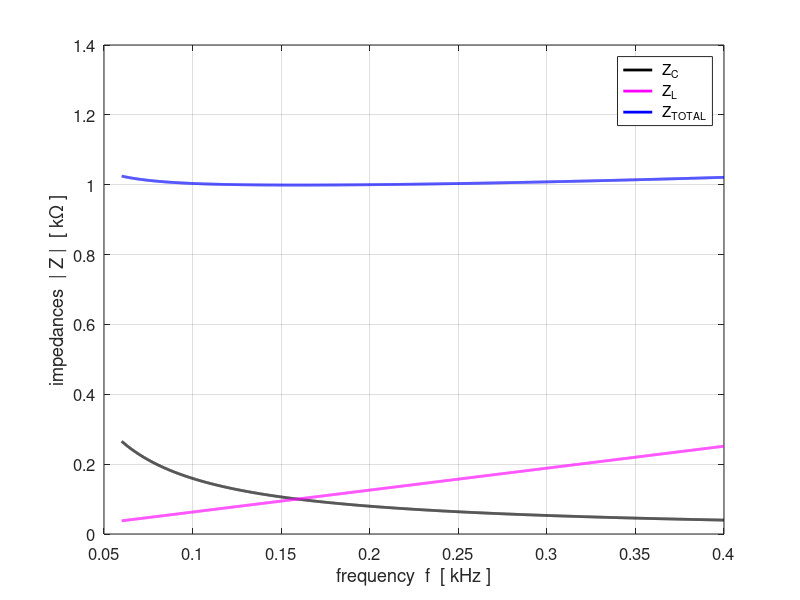

This chart was generated by the following MATLAB code: (Note: this script raises an error after producing the figure.)
% CRLCs1.m

% Modelling a resonance circuit
% RLC series resoance circuit

% Ian Cooper
% School of Physics, University of Sydney
% email: ian.cooper@sydney.edu.au
% http://www.physics.usyd.edu.au/teach_res/mp/mphome.htm
% 180103 


clear all
close all
clc

% ========================================================================
%   INPUTS   default values [ ]
% =======================================================================

% inductance Z1 [10e-3 H]
   L = 100e-3;
% capacitance Z2 [1.0e-8 F]
   C = 10e-6;  
% series resistance Z3 [ 1e2 ohms]    
   R = 1000;
% OUTPUT (LOAD) resistance Z4 [1e6 ohms]
   ROUT = 1e6;
% input voltage emf [10 V]
   V_IN = 110;
% frequency range [2000 to 50e3 Hz   5000]   
   fMin = 60; fMax = 400; N = 5000;
   
   
% =======================================================================  
%   CALCULATIONS
% =======================================================================   
   f = linspace(fMin,fMax, N); 
   w = (2*pi).*f;
   
% impedances
   Z1 = 1i .* w .* L;            % inductive impedance (reactance)
   Z2 = -1i ./ (w .*C);    % capacitive impedance (reactance)
   Z3 = R;                 % series resistance
   Z4 = ROUT;              % output or load resistance
  
   Z5 = 1./ (1./Z3 + 1./Z4);    % parallel combination
   Z6 = Z1 + Z2 + Z5;                % total circuit impedance

% currents [A] and voltages [V]
   I1 = V_IN ./ Z6;
   I2 = I1;
   V1 = I1 .* Z1;
   V2 = I2 .* Z2;
   V_OUT = V_IN - V1 - V2;
   V3 = V_OUT; V4 = V_OUT;
   I3 = V_OUT ./ Z3;
   I4 = V_OUT ./ Z4;
   
% phases
     phi_1   = angle(V1);
     phi_2   = angle(V2);
     phi_3   = angle(V3);
     
     theta_1 = angle(I1); 
     theta_2 = angle(I2);
     theta_3 = angle(I3);
     theta_4 = angle(I4);
    
% Resonance frequencies and Bandwidth calculations
   f0 = 1/(2*pi*sqrt(L*C));
   
   Ipeak = max(abs(I1));           % max input current
   k = find(abs(I1) == Ipeak);     % index for peak voltage gain
   f_peak = f(k);                  % frequency at peak 
 
   I3dB = Ipeak/sqrt(2);           % 3 dB points
   kB = find(abs(I1) > I3dB);       % indices for 3dB peak
   k1 = min(kB); f1 = f(k1);
   k2 = max(kB); f2 = f(k2);
   df = f2-f1;                   % bandwidth 
   Q = f0 / df;                  % quality factor
   
% P_OUT = V_OUT .* I2;          % power delivered to load
   P_OUT = V_OUT .* I4;  
   P_emf = V_IN .* I1;
   
% =======================================================================   
% TIME DOMAIN    select source frequency 
% =======================================================================
   c = 1;
%  c = 1 fs = f_peak; 
%  c = 2 fs = f1;
%  c = 3 fs = f2
   if c == 1; kk = k; fs = f_peak; kk = k; end
   if c == 2; kk = k1; fs = f1; end
   if c == 3; kk = k2; fs = f2; end
fs = 60;
    Ns = 500;
    ws = 2*pi*fs;
    Ts = 1/fs;
    tMin = 0;
    tMax = 3*Ts;
    t = linspace(tMin,tMax,Ns);
    
    emf = real(V_IN .* exp(1j*ws*t));
    v1 = real(abs(V1(kk)) .* exp(1j*(ws*t + phi_1(kk))));
    v2 = real(abs(V2(kk)) .* exp(1j*(ws*t + phi_2(kk))));
    v3 = real(abs(V3(kk)) .* exp(1j*(ws*t + phi_3(kk))));
    
    i1 = real(abs(I1(kk)) .* exp(1j*(ws*t + theta_1(kk))));
    i3 = real(abs(I3(kk)) .* exp(1j*(ws*t + theta_3(kk))));
    i4 = real(abs(I4(kk)) .* exp(1j*(ws*t + theta_4(kk))));
    
   
% =======================================================================
%  OUTPUTS IN COMMAND WINDOW
% =======================================================================
    fprintf('theoretical resonance frequency f0 = %3.0f Hz \n',f0);
    fprintf('peak frequency f_peak = %3.0f Hz \n',f_peak);
    fprintf('half power frequencies f1 = %3.0f Hz  %3.0f  Hz \n',f1,f2);
    fprintf('bandwidth   df = %3.0f Hz \n',df);
    fprintf('quality factor  Q  =  %3.2f  \n',Q);
%   fprintf('current at junction I_sum  =  %3.2f mA  \n',max(1e3*I_sum));


% =======================================================================
%   GRAPHICS
% =======================================================================
   fss = 12;
figure(1)   % impedances -----------------------------------------------
   pos = [0.07 0.05 0.30 0.33];
   set(gcf,'Units','normalized');
   set(gcf,'Position',pos);
   set(gcf,'color','w');

   xP = f./1e3; yP = abs(Z2)./1e3;        % capacitve reactance
   plot(xP, yP,'k','linewidth',2);   
   hold on
   yP = abs(Z1)./1e3;                     % inductive impedance
   plot(xP, yP,'m','linewidth',2);   
   yP = abs(Z6)./1e3;                     % total impedance
   plot(xP, yP,'b','linewidth',2);
   legend(' Z_C',' Z_L',' Z_{TOTAL}');
   grid on
   xlabel('frequency  f  [ kHz ]')
   ylabel('impedances  | Z |  [ k\Omega ]');
   %set(gca,'yLim',[0 5]);
   set(gca,'fontsize',fss)
   
figure(2)    % current   ------------------------------------------
   pos = [0.05 0.48 0.30 0.33];
   set(gcf,'Units','normalized');
   set(gcf,'Position',pos);
   set(gcf,'color','w');
   
   yyaxis left
   xP = f./1e3; yP = abs(I1.*1e3);
   plot(xP,yP,'b','lineWidth',2);
   %set(gca,'yLim',[0 100]);
   xlabel('frequency  f  [ kHz ]')
   ylabel('input current  I_{IN}  [ mA ]');
   ax = gca;
   ax.YAxis(1).Color = 'b';
   set(gca,'fontsize',fss);
   grid on
   
   yyaxis right
   yP = theta_1./pi;
   plot(xP,yP,'r','lineWidth',2);
   %set(gca,'yLim',[0 4e4]);
   ylabel('phase   I_{IN}    [ rad / \pi ]');
   ax.YAxis(2).Color = 'r';
   set(gca,'yLim',[-0.52 0.52]);
   set(gca,'yTick',-0.5:0.25:0.5);
   set(gca,'fontsize',fss);
   
   
figure(3)   % voltages -------------------------------------------
   pos = [0.38 0.05 0.30 0.33];
   set(gcf,'Units','normalized');
   set(gcf,'Position',pos);
   set(gcf,'color','w');

   
   xP = f./1e3; yP = V_IN .* ones(N,1);
   plot(xP,yP,'b','lineWidth',2);
   hold on
   yP = abs(V1);
   plot(xP,yP,'m','lineWidth',2);
   yP = abs(V2);
   plot(xP,yP,'k','lineWidth',2);
   yP = abs(V3);
   plot(xP,yP,'r','lineWidth',2);
   yP = abs(V1+V2);
   plot(xP,yP,'g-','lineWidth',2);
   
   set(gca,'fontsize',14);
   %set(gca,'yLim',[-0.20 V_IN + 0.2]);
   ylabel('voltages  [ V ]');
   xlabel('frequency  f  [ kHz ]')
   legend('emf','V_L','V_C','V_{OUT}','V_L + V_C');
   grid on
   %set(gca,'yLim',[0 100]);

%   
figure(4)   % power -------------------------------------------
   pos = [0.38 0.48 0.30 0.33];
   set(gcf,'Units','normalized');
   set(gcf,'Position',pos);
   set(gcf,'color','w');

   yyaxis left
   xP = f./1e3; yP = 1e3.*abs(P_OUT);        
   plot(xP, yP,'b','linewidth',2);   
   xlabel('frequency  f  [ kHz ]')
   ylabel('P_{OUT}   [ mW ]');
   ax = gca;
   ax.YAxis(1).Color = 'b';
   set(gca,'fontsize',fss);
   grid on
   
   
   yyaxis right
   yP = abs(P_emf);        
   plot(xP, yP,'r','linewidth',2);  
   grid on
   ylabel('P_{IN}   [ W ]');
   set(gca,'fontsize',fss) 
   set(gca,'yLim',[0 1]);
   

figure(5)   % voltage for L and C ------------------------------
   pos = [0.69 0.05 0.30 0.33];
   set(gcf,'Units','normalized');
   set(gcf,'Position',pos);
   set(gcf,'color','w');

   xP = f./1e3; yP = phi_1 ./ pi;        
   plot(xP, yP,'m','linewidth',2);   
   hold on
   yP = phi_2 ./ pi;
   plot(xP, yP,'k','linewidth',2);  
   legend(' V_L',' V_C');
   grid on
   xlabel('frequency  f  [ kHz ]')
   ylabel('voltage phase    [ rad / \pi ]');
   set(gca,'fontsize',fss)   
   
figure(6)   % time domain: voltages  -------------------------------------
   pos = [0.69 0.48 0.30 0.33];
   set(gcf,'Units','normalized');
   set(gcf,'Position',pos);
   set(gcf,'color','w');
   
   xP = t; yP = emf;        
   plot(xP, yP,'b','linewidth',3);   
   hold on
   yP = v1;
   plot(xP, yP,'m','linewidth',2); 
   yP = v2;
   plot(xP, yP,'k','linewidth',2); 
   set(gca,'xLIm',[0 tMax]);
   yP = v3;
   plot(xP, yP,'r','linewidth',1); 
   set(gca,'xLIm',[0 tMax]);
      
   legend(' emf',' v_L', ' v_C',' v_{OUT}');
   grid on
   xlabel('time t  [ s ]')
   ylabel('voltages  V  [ V ]');
   
   tm1 = 'f  =  ';
   tm2 = num2str(fs, '%3.0f \n');
   tm3 = '  Hz';
   tm = [tm1 tm2 tm3];
   h_tm = title(tm,'fontWeight','normal');
   set(h_tm,'fontsize',fss);
   
   set(gca,'fontsize',fss)      

   
   
figure(7)   % currrents: time domain ---------------------------------
   pos = [0.6 0.5 0.30 0.33];
   set(gcf,'Units','normalized');
   set(gcf,'Position',pos);
   set(gcf,'color','w');
   
   xP = t; yP = 1e3.*i1;        
   plot(xP, yP,'m','linewidth',3);   
   hold on
   yP = 1e3.*i3;
   plot(xP, yP,'b','linewidth',2);
   yP = 1e3.*i4;
   plot(xP, yP,'r','linewidth',2);
   yP = max(1e3.*i1) .* emf./V_IN;
   plot(xP, yP,'g','linewidth',1)
   set(gca,'xLIm',[0 tMax]);
   legend(' i_{IN}',' i_{R}', ' i_{Load}', 'emf [a.u.]');
   grid on
   xlabel('time [ s ]')
   ylabel('currents   I  [ mA ]');
   
   tm1 = 'f  =  ';
   tm2 = num2str(fs, '%3.0f \n');
   tm3 = '  Hz';
   tm = [tm1 tm2 tm3];
   h_tm = title(tm,'fontWeight','normal');
   set(h_tm,'fontsize',fss);
   %set(gca,'yLim',[-100 100])
   set(gca,'fontsize',fss)  
  
  
   
   
